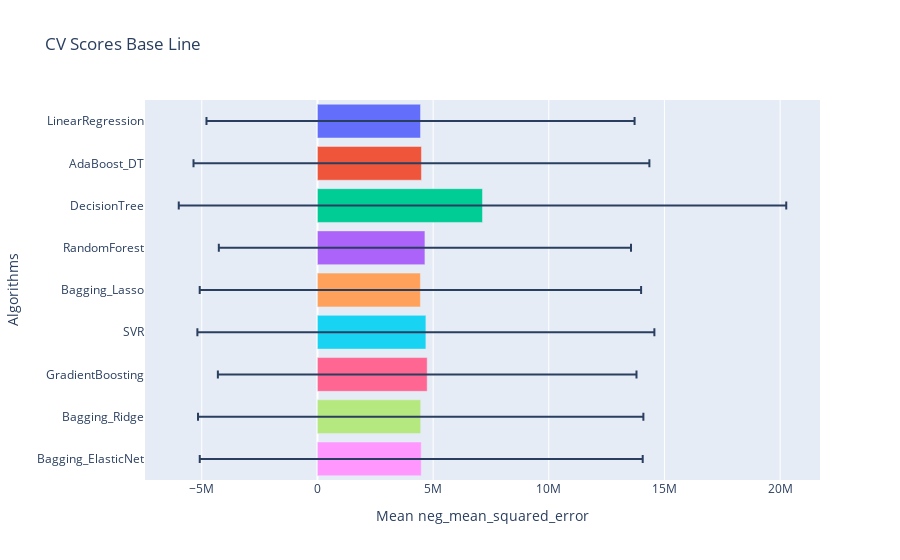

Notebook code for this chart:
### Code cell
gp.crossval_models(x_train,y_train,10,lista_estimadores,"neg_mean_squared_error")

### Figure 1 — Plotly figure (JSON) as saved in the notebook; plotly's stock layout.template omitted (floating-point values rounded to 4 significant figures)
{"data": [{"alignmentgroup": "True", "error_x": {"array": [9253000.0]}, "hovertemplate": "Algorithms=%{y}<br>Mean neg_mean_squared_error=%{x}<extra></extra>", "legendgroup": "LinearRegression", "marker": {"color": "#636efa", "pattern": {"shape": ""}}, "name": "LinearRegression", "offsetgroup": "LinearRegression", "orientation": "h", "showlegend": true, "textposition": "auto", "type": "bar", "x": [4456000.0], "xaxis": "x", "y": ["LinearRegression"], "yaxis": "y"}, {"alignmentgroup": "True", "error_x": {"array": [9853000.0]}, "hovertemplate": "Algorithms=%{y}<br>Mean neg_mean_squared_error=%{x}<extra></extra>", "legendgroup": "AdaBoost_DT", "marker": {"color": "#EF553B", "pattern": {"shape": ""}}, "name": "AdaBoost_DT", "offsetgroup": "AdaBoost_DT", "orientation": "h", "showlegend": true, "textposition": "auto", "type": "bar", "x": [4496000.0], "xaxis": "x", "y": ["AdaBoost_DT"], "yaxis": "y"}, {"alignmentgroup": "True", "error_x": {"array": [13130000.0]}, "hovertemplate": "Algorithms=%{y}<br>Mean neg_mean_squared_error=%{x}<extra></extra>", "legendgroup": "DecisionTree", "marker": {"color": "#00cc96", "pattern": {"shape": ""}}, "name": "DecisionTree", "offsetgroup": "DecisionTree", "orientation": "h", "showlegend": true, "textposition": "auto", "type": "bar", "x": [7135000.0], "xaxis": "x", "y": ["DecisionTree"], "yaxis": "y"}, {"alignmentgroup": "True", "error_x": {"array": [8909000.0]}, "hovertemplate": "Algorithms=%{y}<br>Mean neg_mean_squared_error=%{x}<extra></extra>", "legendgroup": "RandomForest", "marker": {"color": "#ab63fa", "pattern": {"shape": ""}}, "name": "RandomForest", "offsetgroup": "RandomForest", "orientation": "h", "showlegend": true, "textposition": "auto", "type": "bar", "x": [4646000.0], "xaxis": "x", "y": ["RandomForest"], "yaxis": "y"}, {"alignmentgroup": "True", "error_x": {"array": [9540000.0]}, "hovertemplate": "Algorithms=%{y}<br>Mean neg_mean_squared_error=%{x}<extra></extra>", "legendgroup": "Bagging_Lasso", "marker": {"color": "#FFA15A", "pattern": {"shape": ""}}, "name": "Bagging_Lasso", "offsetgroup": "Bagging_Lasso", "orientation": "h", "showlegend": true, "textposition": "auto", "type": "bar", "x": [4451000.0], "xaxis": "x", "y": ["Bagging_Lasso"], "yaxis": "y"}, {"alignmentgroup": "True", "error_x": {"array": [9878000.0]}, "hovertemplate": "Algorithms=%{y}<br>Mean neg_mean_squared_error=%{x}<extra></extra>", "legendgroup": "SVR", "marker": {"color": "#19d3f3", "pattern": {"shape": ""}}, "name": "SVR", "offsetgroup": "SVR", "orientation": "h", "showlegend": true, "textposition": "auto", "type": "bar", "x": [4687000.0], "xaxis": "x", "y": ["SVR"], "yaxis": "y"}, {"alignmentgroup": "True", "error_x": {"array": [9048000.0]}, "hovertemplate": "Algorithms=%{y}<br>Mean neg_mean_squared_error=%{x}<extra></extra>", "legendgroup": "GradientBoosting", "marker": {"color": "#FF6692", "pattern": {"shape": ""}}, "name": "GradientBoosting", "offsetgroup": "GradientBoosting", "orientation": "h", "showlegend": true, "textposition": "auto", "type": "bar", "x": [4743000.0], "xaxis": "x", "y": ["GradientBoosting"], "yaxis": "y"}, {"alignmentgroup": "True", "error_x": {"array": [9626000.0]}, "hovertemplate": "Algorithms=%{y}<br>Mean neg_mean_squared_error=%{x}<extra></extra>", "legendgroup": "Bagging_Ridge", "marker": {"color": "#B6E880", "pattern": {"shape": ""}}, "name": "Bagging_Ridge", "offsetgroup": "Bagging_Ridge", "orientation": "h", "showlegend": true, "textposition": "auto", "type": "bar", "x": [4463000.0], "xaxis": "x", "y": ["Bagging_Ridge"], "yaxis": "y"}, {"alignmentgroup": "True", "error_x": {"array": [9574000.0]}, "hovertemplate": "Algorithms=%{y}<br>Mean neg_mean_squared_error=%{x}<extra></extra>", "legendgroup": "Bagging_ElasticNet", "marker": {"color": "#FF97FF", "pattern": {"shape": ""}}, "name": "Bagging_ElasticNet", "offsetgroup": "Bagging_ElasticNet", "orientation": "h", "showlegend": true, "textposition": "auto", "type": "bar", "x": [4486000.0], "xaxis": "x", "y": ["Bagging_ElasticNet"], "yaxis": "y"}], "layout": {"barmode": "relative", "legend": {"title": {"text": "Algorithms"}, "tracegroupgap": 0}, "showlegend": false, "title": {"text": "CV Scores Base Line"}, "xaxis": {"anchor": "y", "domain": [0, 1], "title": {"text": "Mean neg_mean_squared_error"}}, "yaxis": {"anchor": "x", "categoryarray": ["Bagging_ElasticNet", "Bagging_Ridge", "GradientBoosting", "SVR", "Bagging_Lasso", "RandomForest", "DecisionTree", "AdaBoost_DT", "LinearRegression"], "categoryorder": "array", "domain": [0, 1], "title": {"text": "Algorithms"}}}}
